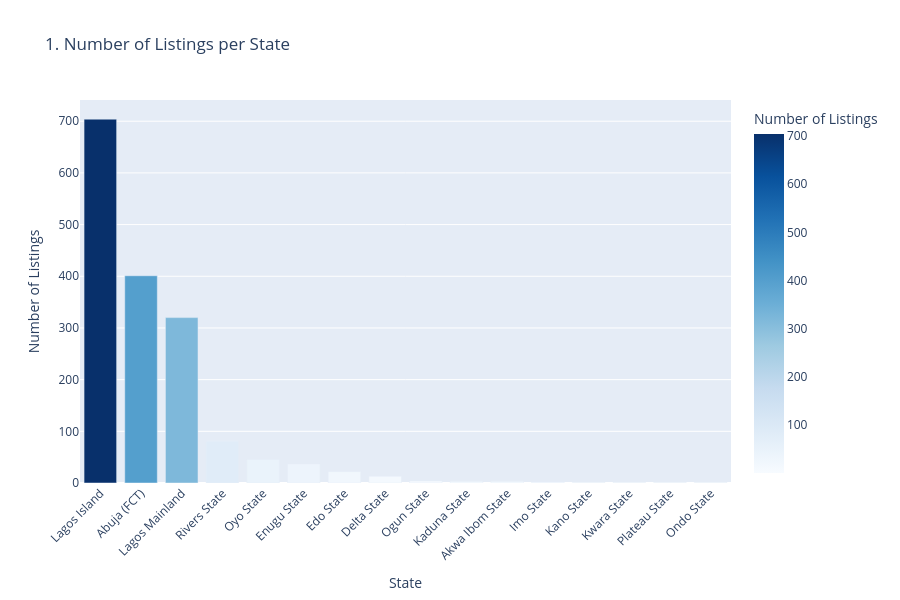

This figure's notebook cell:
### Code cell
# ==========================================
# 1. Bar Chart: Number of listings per state
# ==========================================
state_counts = df['Region Parent Name'].value_counts().reset_index()
state_counts.columns = ['State', 'Number_of_Listings']

fig1 = px.bar(state_counts, 
              x='State', 
              y='Number_of_Listings',
              title='1. Number of Listings per State',
              labels={'State': 'State', 'Number_of_Listings': 'Number of Listings'},
              color='Number_of_Listings',
              color_continuous_scale='Blues')
fig1.update_layout(xaxis_tickangle=-45, height=600)
fig1.show()

### Figure 1 — Plotly figure (JSON) as saved in the notebook; plotly's stock layout.template omitted (floating-point values rounded to 4 significant figures)
{"data": [{"hovertemplate": "State=%{x}<br>Number of Listings=%{marker.color}<extra></extra>", "legendgroup": "", "marker": {"color": [704, 401, 320, 81, 45, 37, 22, 13, 4, 3, 3, 2, 1, 1, 1, 1], "coloraxis": "coloraxis", "pattern": {"shape": ""}}, "name": "", "orientation": "v", "showlegend": false, "textposition": "auto", "type": "bar", "x": ["Lagos Island", "Abuja (FCT)", "Lagos Mainland", "Rivers State", "Oyo State", "Enugu State", "Edo State", "Delta State", "Ogun State", "Kaduna State", "Akwa Ibom State", "Imo State", "Kano State", "Kwara State", "Plateau State", "Ondo State"], "xaxis": "x", "y": [704, 401, 320, 81, 45, 37, 22, 13, 4, 3, 3, 2, 1, 1, 1, 1], "yaxis": "y"}], "layout": {"barmode": "relative", "coloraxis": {"autocolorscale": false, "colorbar": {"title": {"text": "Number of Listings"}}, "colorscale": [[0, "rgb(247,251,255)"], [0.125, "rgb(222,235,247)"], [0.25, "rgb(198,219,239)"], [0.375, "rgb(158,202,225)"], [0.5, "rgb(107,174,214)"], [0.625, "rgb(66,146,198)"], [0.75, "rgb(33,113,181)"], [0.875, "rgb(8,81,156)"], [1, "rgb(8,48,107)"]]}, "height": 600, "legend": {"tracegroupgap": 0}, "title": {"text": "1. Number of Listings per State"}, "xaxis": {"anchor": "y", "domain": [0, 1], "tickangle": -45, "title": {"text": "State"}}, "yaxis": {"anchor": "x", "domain": [0, 1], "title": {"text": "Number of Listings"}}}}
